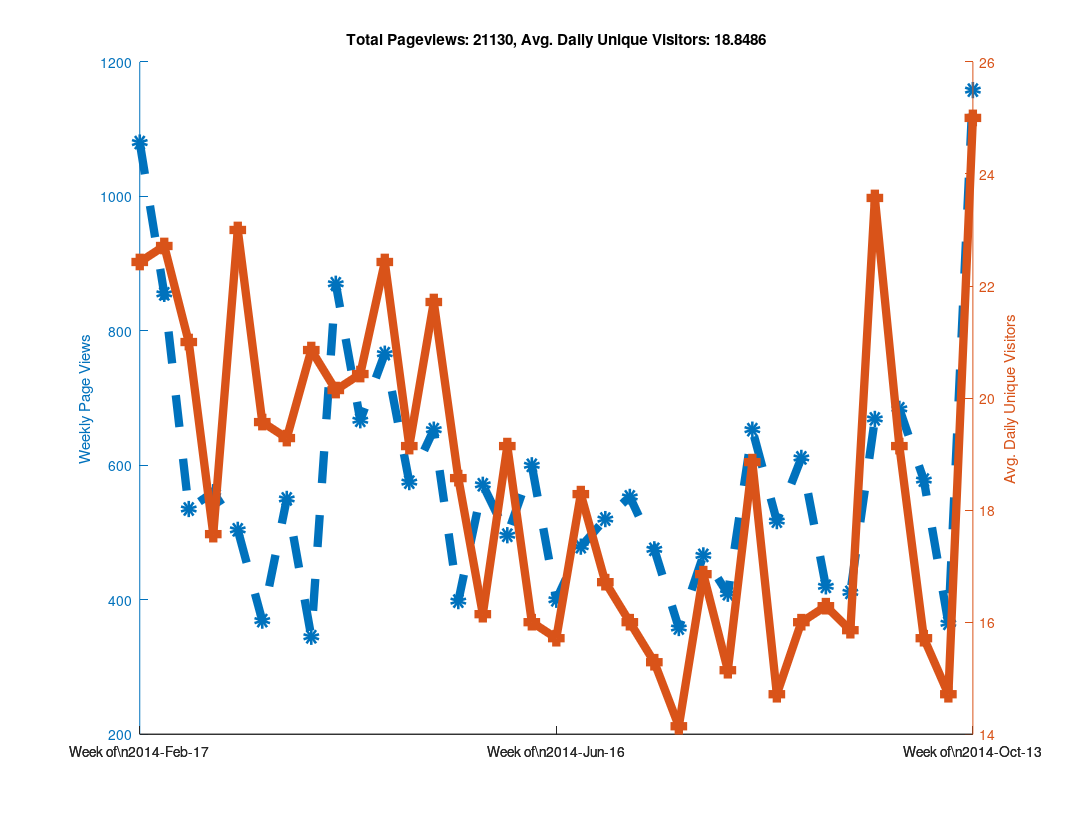
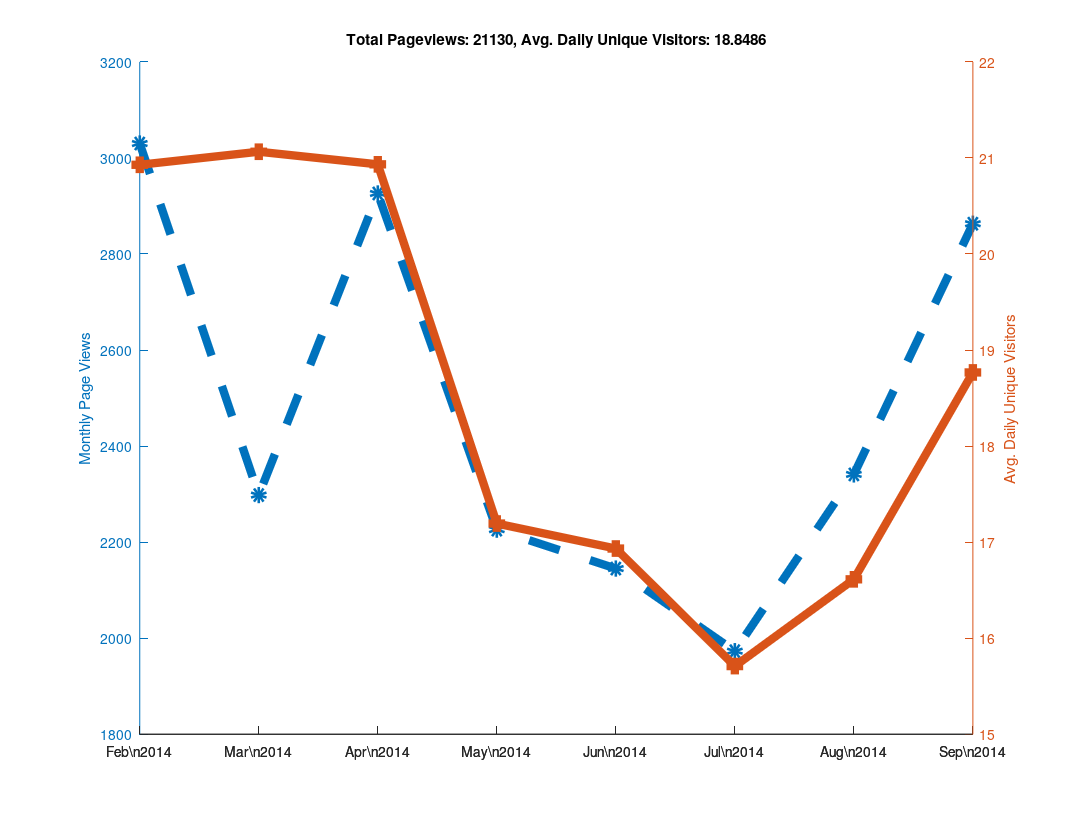

Write the MATLAB code that produced these figures, in order.
clear all

% Github has a "traffic" page now, but it doesn't seem like you can
% put in an arbitrary date range?  When I looked at it, it showed the
% numbers of unique visitors and views for the last two weeks only...
% So as long as I check back at least once every two weeks I can keep
% a record of it?  Great...

% https://github.com/libMesh/libmesh/graphs/traffic

% Date, Views, Unique Visitors
data = {
    '2014-Feb-17', 274, 25
    '2014-Feb-18', 145, 30
    '2014-Feb-19', 129, 27
    '2014-Feb-20', 202, 24
    '2014-Feb-21', 240, 22
    '2014-Feb-22', 62,  17
    '2014-Feb-23', 28,  12
    '2014-Feb-24', 217, 19
    '2014-Feb-25', 90,  25
    '2014-Feb-26', 189, 36
    '2014-Feb-27', 112, 26
    '2014-Feb-28', 81,  20
    '2014-Mar-01', 113, 17
    '2014-Mar-02', 53,  16
    '2014-Mar-03', 41,  21
    '2014-Mar-04', 144, 35
    '2014-Mar-05', 51,  20
    '2014-Mar-06', 157, 25
    '2014-Mar-07', 50,  22
    '2014-Mar-08', 50,  11
    '2014-Mar-09', 42,  13
    '2014-Mar-10', 61,  16
    '2014-Mar-11', 27,  16
    '2014-Mar-12', 111, 20
    '2014-Mar-13', 66,  20
    '2014-Mar-14', 223, 25
    '2014-Mar-15', 46,   9
    '2014-Mar-16', 26,  17
    '2014-Mar-17', 80,  29
    '2014-Mar-18', 59,  30
    '2014-Mar-19', 85,  31
    '2014-Mar-20', 122, 18
    '2014-Mar-21', 61,  21
    '2014-Mar-22', 33,  18
    '2014-Mar-23', 64,  14
    '2014-Mar-24', 95,  24
    '2014-Mar-25', 75,  28
    '2014-Mar-26', 49,  18
    '2014-Mar-27', 57,  24
    '2014-Mar-28', 33,  16
    '2014-Mar-29', 41,  16
    '2014-Mar-30', 19,  11
    '2014-Mar-31', 52,  12
    '2014-Apr-01', 120, 21
    '2014-Apr-02', 68,  23
    '2014-Apr-03', 98,  28
    '2014-Apr-04', 77,  21
    '2014-Apr-05', 80,  15
    '2014-Apr-06', 55,  15
    '2014-Apr-07', 71,  31
    '2014-Apr-08', 84,  26
    '2014-Apr-09', 33,  18
    '2014-Apr-10', 32,  16
    '2014-Apr-11', 51,  20
    '2014-Apr-12', 25,  15
    '2014-Apr-13', 49,  20
    '2014-Apr-14', 120, 23
    '2014-Apr-15', 191, 27
    '2014-Apr-16', 219, 24
    '2014-Apr-17', 216, 30
    '2014-Apr-18', 63,  19
    '2014-Apr-19', 36,  11
    '2014-Apr-20', 25,   7
    '2014-Apr-21', 115, 24
    '2014-Apr-22', 128, 31
    '2014-Apr-23', 87,  25
    '2014-Apr-24', 108, 23
    '2014-Apr-25', 111, 20
    '2014-Apr-26', 89,   9
    '2014-Apr-27', 29,  11
    '2014-Apr-28', 177, 28
    '2014-Apr-29', 170, 27
    '2014-Apr-30', 183, 28
    '2014-May-01', 97,  25
    '2014-May-02', 64,  23
    '2014-May-03', 43,  12
    '2014-May-04', 32,  14
    '2014-May-05', 125, 28
    '2014-May-06', 68,  24
    '2014-May-07', 68,  19
    '2014-May-08', 114, 14
    '2014-May-09', 47,  20
    '2014-May-10', 139, 20
    '2014-May-11', 14,   9
    '2014-May-12', 90,  27
    '2014-May-13', 92,  22
    '2014-May-14', 197, 32
    '2014-May-15', 140, 26
    '2014-May-16', 59,  20
    '2014-May-17', 21,  9
    '2014-May-18', 54,  16
    '2014-May-19', 117, 28
    '2014-May-20', 47,  18
    '2014-May-21', 55,  19
    '2014-May-22', 77,  26
    '2014-May-23', 28,  12
    '2014-May-24', 38,  13
    '2014-May-25', 36,  14
    '2014-May-26', 44,  13
    '2014-May-27', 166, 24
    '2014-May-28', 139, 20
    '2014-May-29', 67,  25
    '2014-May-30', 73,  11
    '2014-May-31', 60,  9
    '2014-Jun-01', 22,  11
    '2014-Jun-02', 87,  18
    '2014-Jun-03', 103, 31
    '2014-Jun-04', 105, 27
    '2014-Jun-05', 74,  22
    '2014-Jun-06', 55,  16
    '2014-Jun-07', 53,  15
    '2014-Jun-08', 19,  5
    '2014-Jun-09', 91,  14
    '2014-Jun-10', 136, 19
    '2014-Jun-11', 104, 27
    '2014-Jun-12', 195, 22
    '2014-Jun-13', 51,  18
    '2014-Jun-14', 4,   4
    '2014-Jun-15', 19,  8
    '2014-Jun-16', 86,  19
    '2014-Jun-17', 60,  20
    '2014-Jun-18', 115, 25
    '2014-Jun-19', 73,  20
    '2014-Jun-20', 24,  12
    '2014-Jun-21', 12,  4
    '2014-Jun-22', 30,  10
    '2014-Jun-23', 106, 23
    '2014-Jun-24', 51,  16
    '2014-Jun-25', 115, 25
    '2014-Jun-26', 77,  24
    '2014-Jun-27', 91,  24
    '2014-Jun-28', 30,  9
    '2014-Jun-29', 9,   7
    '2014-Jun-30', 80,  25
    '2014-Jul-01', 118, 17
    '2014-Jul-02', 124, 18
    '2014-Jul-03', 103, 22
    '2014-Jul-04', 33,  11
    '2014-Jul-05', 37,  13
    '2014-Jul-06', 25,  11
    '2014-Jul-07', 147, 27
    '2014-Jul-08', 123, 14
    '2014-Jul-09', 75,  24
    '2014-Jul-10', 68,  16
    '2014-Jul-11', 103, 22
    '2014-Jul-12', 21,  6
    '2014-Jul-13', 16,  3
    '2014-Jul-14', 103, 24
    '2014-Jul-15', 86,  16
    '2014-Jul-16', 90,  20
    '2014-Jul-17', 92,  18
    '2014-Jul-18', 70,  17
    '2014-Jul-19', 27,  8
    '2014-Jul-20',  7,  4
    '2014-Jul-21', 66,  19
    '2014-Jul-22', 63,  16
    '2014-Jul-23', 56,  14
    '2014-Jul-24', 110, 19
    '2014-Jul-25', 27,  14
    '2014-Jul-26', 9,   8
    '2014-Jul-27', 27,  9
    '2014-Jul-28', 73,  23
    '2014-Jul-29', 136, 22
    '2014-Jul-30', 25,  14
    '2014-Jul-31', 113, 29
    '2014-Aug-01', 68,  20
    '2014-Aug-02', 34,  5
    '2014-Aug-03', 17,  5
    '2014-Aug-04', 28,  17
    '2014-Aug-05', 66,  15
    '2014-Aug-06', 62,  24
    '2014-Aug-07', 123, 17
    '2014-Aug-08', 92,  19
    '2014-Aug-09', 29,  9
    '2014-Aug-10', 9,   5
    '2014-Aug-11', 75,  17
    '2014-Aug-12', 108, 19
    '2014-Aug-13', 173, 25
    '2014-Aug-14', 109, 28
    '2014-Aug-15', 46,  17
    '2014-Aug-16', 33,  11
    '2014-Aug-17', 109, 15
    '2014-Aug-18', 154, 20
    '2014-Aug-19', 143, 23
    '2014-Aug-20', 54,  10
    '2014-Aug-21', 31,  19
    '2014-Aug-22', 86,  16
    '2014-Aug-23', 30,  7
    '2014-Aug-24', 19,  8
    '2014-Aug-25', 135, 18
    '2014-Aug-26', 140, 20
    '2014-Aug-27', 81,  23
    '2014-Aug-28', 87,  21
    '2014-Aug-29', 40,  11
    '2014-Aug-30', 102, 11
    '2014-Aug-31', 26,  8
    '2014-Sep-01', 37,  11
    '2014-Sep-02', 64,  11
    '2014-Sep-03', 52,  19
    '2014-Sep-04', 172, 37
    '2014-Sep-05', 42,  13
    '2014-Sep-06', 29,  15
    '2014-Sep-07', 24,  8
    '2014-Sep-08', 56,  13
    '2014-Sep-09', 87,  25
    '2014-Sep-10', 80,  14
    '2014-Sep-11', 82,  22
    '2014-Sep-12', 53,  18
    '2014-Sep-13', 22,  9
    '2014-Sep-14', 31,  10
    '2014-Sep-15', 99,  28
    '2014-Sep-16', 174, 32
    '2014-Sep-17', 137, 24
    '2014-Sep-18', 96,  30
    '2014-Sep-19', 84,  25
    '2014-Sep-20', 45,  15
    '2014-Sep-21', 34,  11
    '2014-Sep-22', 57,  21
    '2014-Sep-23', 130, 19
    '2014-Sep-24', 169, 30
    '2014-Sep-25', 195, 29
    '2014-Sep-26', 82,  17
    '2014-Sep-27', 32,  10
    '2014-Sep-28', 19,  8
    '2014-Sep-29', 71,  15
    '2014-Sep-30', 45,  18
    '2014-Oct-01', 136, 19
    '2014-Oct-02', 132, 19
    '2014-Oct-03', 127, 20
    '2014-Oct-04', 61,  15
    '2014-Oct-05', 6,   4
    '2014-Oct-06', 72,  16
    '2014-Oct-07', 98,  26
    '2014-Oct-08', 33,  17
    '2014-Oct-09', 65,  10
    '2014-Oct-10', 39,  17
    '2014-Oct-11', 14,  8
    '2014-Oct-12', 44,  9
    '2014-Oct-13', 36,  14
    '2014-Oct-14', 160, 27
    '2014-Oct-15', 311, 35
    '2014-Oct-16', 333, 35
    '2014-Oct-17', 147, 32
    '2014-Oct-18', 57,  13
    '2014-Oct-19', 114, 19
    '2014-Oct-20', 135, 31
    '2014-Oct-21', 176, 42
    '2014-Oct-22', 180, 38
    '2014-Oct-23', 251, 38
    '2014-Oct-24', 193, 27
    '2014-Oct-25', 75,  18
    };

% Github now tracks the total number of clones and unique cloners
clone_data = {
    '2014-Aug-03', 0,  0
    '2014-Aug-04', 10, 6
    '2014-Aug-05', 7,  7
    '2014-Aug-06', 21, 14
    '2014-Aug-07', 11, 9
    '2014-Aug-08', 9,  8
    '2014-Aug-09', 2,  2
    '2014-Aug-10', 2,  2
    '2014-Aug-11', 8,  6
    '2014-Aug-12', 9,  8
    '2014-Aug-13', 19, 11
    '2014-Aug-14', 9,  7
    '2014-Aug-15', 5,  5
    '2014-Aug-16', 5,  2
    '2014-Aug-17', 5,  5
    '2014-Aug-18', 10, 8
    '2014-Aug-19', 9,  8
    '2014-Aug-20', 3,  3
    '2014-Aug-21', 12, 8
    '2014-Aug-22', 3,  3
    '2014-Aug-23', 2,  2
    '2014-Aug-24', 3,  3
    '2014-Aug-25', 8,  5
    '2014-Aug-26', 7,  7
    '2014-Aug-27', 9,  8
    '2014-Aug-28', 19, 12
    '2014-Aug-29', 18, 14
    '2014-Aug-30', 1,  1
    '2014-Aug-31', 1,  1
    '2014-Sep-01', 6,  5
    '2014-Sep-02', 9,  8
    '2014-Sep-03', 5,  4
    '2014-Sep-04', 9,  8
    '2014-Sep-05', 3,  3
    '2014-Sep-06', 1,  1
    '2014-Sep-07', 2,  2
    '2014-Sep-08', 9,  9
    '2014-Sep-09', 16, 10
    '2014-Sep-10', 9,  8
    '2014-Sep-11', 9,  7
    '2014-Sep-12', 5,  3
    '2014-Sep-13', 5,  5
    '2014-Sep-14', 9,  7
    '2014-Sep-15', 8,  7
    '2014-Sep-16', 12, 8
    '2014-Sep-17', 19, 11
    '2014-Sep-18', 15, 11
    '2014-Sep-19', 16, 8
    '2014-Sep-20', 0,  0
    '2014-Sep-21', 4,  4
    '2014-Sep-22', 4,  3
    '2014-Sep-23', 19, 14
    '2014-Sep-24', 13, 11
    '2014-Sep-25', 26, 15
    '2014-Sep-26', 10, 9
    '2014-Sep-27', 1,  1
    '2014-Sep-28', 1,  1
    '2014-Sep-29', 10, 9
    '2014-Sep-30', 11, 5
    '2014-Oct-01', 15, 13
    '2014-Oct-02', 14, 13
    '2014-Oct-03', 15, 13
    '2014-Oct-04', 7,  7
    '2014-Oct-05', 2,  2
    '2014-Oct-06', 10, 8
    '2014-Oct-07', 38, 24
    '2014-Oct-08', 19, 16
    '2014-Oct-09', 27, 14
    '2014-Oct-10', 30, 18
    '2014-Oct-11', 8,  7
    '2014-Oct-12', 10, 8
    '2014-Oct-13', 20, 17
    '2014-Oct-14', 22, 14
    '2014-Oct-15', 22, 14
    '2014-Oct-16', 25, 17
    '2014-Oct-17', 15, 9
    '2014-Oct-18', 7,  5
    '2014-Oct-19', 7,  5
    '2014-Oct-20', 19, 14
    '2014-Oct-21', 26, 18
    '2014-Oct-22', 31, 16
    '2014-Oct-23', 16, 13
    '2014-Oct-24', 11, 9
    '2014-Oct-25', 4,  3
    };

% length works like you would expect it to for cell arrays.
N=length(data);

% A cell array of strings holding just the dates
dates = {data{:,1}};

% Note the extra square brackets!  This seems to be required (at least
% in Octave) to catch the output of data{:,2} as an array.
views = [data{:,2}];
visitors = [data{:,3}];



% 1.) Make daily plot - You can do this, but it gets a bit hard to read

%% % Can't plot string data automatically?
%% x=linspace(1,N,N);
%%
%% % Only way to set linestyles with plotyy is after the fact, apparently.
%% % plotyy returns the axis handle first, followed by the two plot handles.
%% clf;
%% hold on;
%% [haxis, h1, h2] = plotyy(x, views, x, visitors);
%%
%% % Label the axes
%% ylabel (haxis(1), 'Daily Page Views');
%% ylabel (haxis(2), 'Daily Unique Visitors');
%%
%% % Totaling unique visitors doesn't really mean much...
%% title (['Total Pageviews: ', num2str(sum(views)), ', Avg. Daily Unique Visitors: ', num2str(mean(visitors))]);
%%
%% % Make thick lines - this looks better in PDF
%% set([h1, h2], 'linewidth', 6);
%%
%% % Turn on markers
%% set(h1, 'marker', 'o');
%% set(h2, 'marker', 's');
%%
%% % Set marker size
%% set([h1, h2], 'markersize', 6);
%%
%% % Make dashed line?  Aquaterm doesn't seem to properly display this, but it
%% % does work in the PDF!
%% set(h1, 'linestyle', '--');
%%
%% % Set the xticks and labels so that it shows dates instead of numbers.
%% xticksat = [1 length(x)];
%% set(haxis, 'xtick', xticksat);
%%
%% for i=1:length(xticksat)
%%   xtlabels{i} = data{xticksat(i), 1};
%% end
%% set(haxis, 'xticklabel', xtlabels);
%%
%% % Print to PDF
%% set (gcf, "paperposition", [0.25, 0.25, 10.75, 8.25]);
%% set (gcf, "papersize", [11, 8.5]);
%% set (gcf, "paperorientation", 'landscape');
%%
%% % Make a PDF of this plot.
%% print('-dpdf', 'github_traffic.pdf', '-FHelvetica:20');



% 2.) Make weekly plot - the data is naturally week-periodic
week_indexes = 1:7:N;

% Get total views and average unique viewers for each week
week_views = [];
week_visitors = [];
  for i=1:length(week_indexes)-1
  start = week_indexes(i);
  stop = week_indexes(i+1) - 1;
  week_views(end+1) = sum(views(start:stop));
  week_visitors(end+1) = mean(visitors(start:stop));
end

clf;
hold on;

x=linspace(1, length(week_views), length(week_views));
[haxis, h1, h2] = plotyy(x, week_views, x, week_visitors);

% Label the axes
ylabel (haxis(1), 'Weekly Page Views');
ylabel (haxis(2), 'Avg. Daily Unique Visitors');

% Totaling unique visitors doesn't really mean much...
title (['Total Pageviews: ', num2str(sum(views)), ', Avg. Daily Unique Visitors: ', num2str(mean(visitors))]);

% Make thick lines - this looks better in PDF
set([h1, h2], 'linewidth', 6);

% Turn on markers
set(h1, 'marker', 'o');
set(h2, 'marker', 's');

% Set marker size
set([h1, h2], 'markersize', 6);

% Make dashed line?  Aquaterm doesn't seem to properly display this, but it
% does work in the PDF!
set(h1, 'linestyle', '--');

% Set the xticks and labels so that it shows dates instead of numbers.
xticksat = [1 ceil(length(x)/2) length(x)];
set(haxis, 'xtick', xticksat);

for i=1:length(xticksat)
  xtlabels{i} = ['Week of\n', data{week_indexes(xticksat(i)), 1}];
end
set(haxis, 'xticklabel', xtlabels);

% Print to PDF
set (gcf, "papersize", [11, 8.5]);
set (gcf, "paperorientation", 'landscape');

% I was using these paper settings in older versions of Octave, but
% they changed in 3.8.0
is_380 = strcmp(version(), '3.8.0');

if (!is_380)
  set (gcf, "paperposition", [0.25, 0.25, 10.75, 8.25]);
else
  % In Octave 3.8.0, the default paperposition is [0.25000, 2.50000, 8.00000, 6.00000],
  % the third number makes the plot taller instead of wider!
  set (gcf, "paperposition", [0.25, 0.25, 8.0, 10.5]);
end

% Make a PDF of this plot.
print('-dpdf', 'weekly_github_traffic.pdf', '-FHelvetica:20');



% 3.) Make monthly plot

month_intervals = {'2014-Feb-17', '2014-Mar-17', '2014-Apr-17', '2014-May-17', '2014-Jun-17', '2014-Jul-17', '2014-Aug-17', '2014-Sep-17', '2014-Oct-17'};

% Numerical indexes of the month intervals
month_indexes = [];

for i=1:length(month_intervals)
  % Calling 'strcmp' on a cell array of strings returns an array of 0s
  % and 1s, then 'find' returns the non-zero index.  The 'end' keyword
  % is used to append to the array.
  month_indexes(end+1) = find(strcmp(month_intervals{i}, dates));
end

% Get total views and average unique viewers for each month
month_views = [];
month_visitors = [];
  for i=1:length(month_indexes)-1
  start = month_indexes(i);
  stop = month_indexes(i+1) - 1;
  month_views(end+1) = sum(views(start:stop));
  month_visitors(end+1) = mean(visitors(start:stop));
end

clf;
hold on;
x=linspace(1, length(month_views), length(month_views));
[haxis, h1, h2] = plotyy(x, month_views, x, month_visitors);

% Label the axes
ylabel (haxis(1), 'Monthly Page Views');
ylabel (haxis(2), 'Avg. Daily Unique Visitors');

% Add title
title (['Total Pageviews: ', num2str(sum(views)), ', Avg. Daily Unique Visitors: ', num2str(mean(visitors))]);

% Make thick lines - this looks better in PDF
set([h1, h2], 'linewidth', 6);

% Turn on markers
set(h1, 'marker', 'o');
set(h2, 'marker', 's');

% Set marker size
set([h1, h2], 'markersize', 6);

% Make dashed line?  Aquaterm doesn't seem to properly display this, but it
% does work in the PDF!
set(h1, 'linestyle', '--');

% Set the xticks and labels.
n_months = length(x);

% Label every month
xticksat = 1:n_months;

% Label a subset of the months.  For an odd number of months, label
% the center tick, otherwise label the first and last month only.
% if (mod(n_months,2) == 0)
%   xticksat = [1 n_months];
% else
%   xticksat = [1 ceil(n_months/2) n_months];
% end
% set(haxis, 'xtick', xticksat);

% Label the ticks with months
for i=1:length(xticksat)
  date_string = data{month_indexes(xticksat(i)), 1};
  % Extract month and year from date string
  month = date_string(6:end-3);
  year = date_string(1:4);
  xtlabels{i} = [month, '\n', year];
end
set(haxis, 'xticklabel', xtlabels);

% Set up the paper orientation and size
set (gcf, "papersize", [11, 8.5]);
set (gcf, "paperorientation", 'landscape');

if (!is_380)
  set (gcf, "paperposition", [0.25, 0.25, 10.75, 8.25]);
else
  % In Octave 3.8.0, the default paperposition is [0.25000, 2.50000, 8.00000, 6.00000],
  % the third number makes the plot taller instead of wider!
  set (gcf, "paperposition", [0.25, 0.25, 8.0, 10.5]);
end

% Make a PDF of the monthly data.
print('-dpdf', 'monthly_github_traffic.pdf', '-FHelvetica:20');
